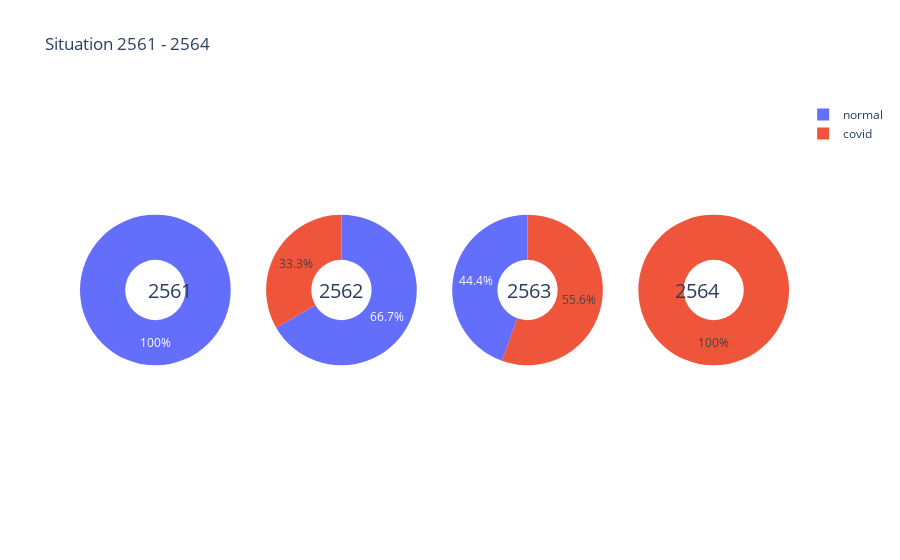

The notebook cell saved with this chart:
### Markdown cell above
1. กำหนดตัวแปร df เพื่อเก็บข้อมูล degree ที่เป็น ปริญญาตรี โครงการพิเศษ

### Code cell
pvt = df.pivot_table(index=["year","sem","situation","subject"] ,values= ["section"] , aggfunc= pd.Series.nunique).reset_index()

fig = make_subplots(rows=1, cols=4 ,specs=[[{'type':'domain'}, {'type':'domain'}, {'type':'domain'}, {'type':'domain'}]])
for i in range(1,5):
  fig.add_trace(go.Pie(labels=pvt.loc[pvt["year"] == f'256{i}' , 'situation'], values=pvt.loc[pvt["year"] == f'256{i}' , 'section'], name=f"256{i}"),1, i)

# Use `hole` to create a donut-like pie chart
fig.update_traces(hole=.4, hoverinfo="label+percent+name")

fig.update_layout(
    title_text="Situation 2561 - 2564",
    # Add annotations in the center of the donut pies.
      annotations=[dict(text='2561', x=0.093 , y=0.5, font_size=20, showarrow=False),
                  dict(text='2562', x=0.368 , y=0.5, font_size=20, showarrow=False),
                  dict(text='2563', x=0.633, y=0.5, font_size=20, showarrow=False),
                  dict(text='2564', x=0.906, y=0.5, font_size=20, showarrow=False)
                  ])
fig.show()

### Figure 1 — Plotly figure (JSON) as saved in the notebook; plotly's stock layout.template omitted (floating-point values rounded to 4 significant figures)
{"data": [{"domain": {"x": [0, 0.2125], "y": [0, 1]}, "hole": 0.4, "hoverinfo": "label+percent+name", "labels": ["normal", "normal"], "name": "2561", "type": "pie", "values": [1, 1]}, {"domain": {"x": [0.2625, 0.475], "y": [0, 1]}, "hole": 0.4, "hoverinfo": "label+percent+name", "labels": ["normal", "normal", "covid"], "name": "2562", "type": "pie", "values": [1, 1, 1]}, {"domain": {"x": [0.525, 0.7375], "y": [0, 1]}, "hole": 0.4, "hoverinfo": "label+percent+name", "labels": ["normal", "normal", "normal", "covid", "covid", "covid"], "name": "2563", "type": "pie", "values": [2, 1, 1, 1, 3, 1]}, {"domain": {"x": [0.7875, 1], "y": [0, 1]}, "hole": 0.4, "hoverinfo": "label+percent+name", "labels": ["covid", "covid", "covid", "covid", "covid", "covid", "covid"], "name": "2564", "type": "pie", "values": [1, 1, 1, 1, 1, 1, 1]}], "layout": {"annotations": [{"font": {"size": 20}, "showarrow": false, "text": "2561", "x": 0.093, "y": 0.5}, {"font": {"size": 20}, "showarrow": false, "text": "2562", "x": 0.368, "y": 0.5}, {"font": {"size": 20}, "showarrow": false, "text": "2563", "x": 0.633, "y": 0.5}, {"font": {"size": 20}, "showarrow": false, "text": "2564", "x": 0.906, "y": 0.5}], "title": {"text": "Situation 2561 - 2564"}}}
